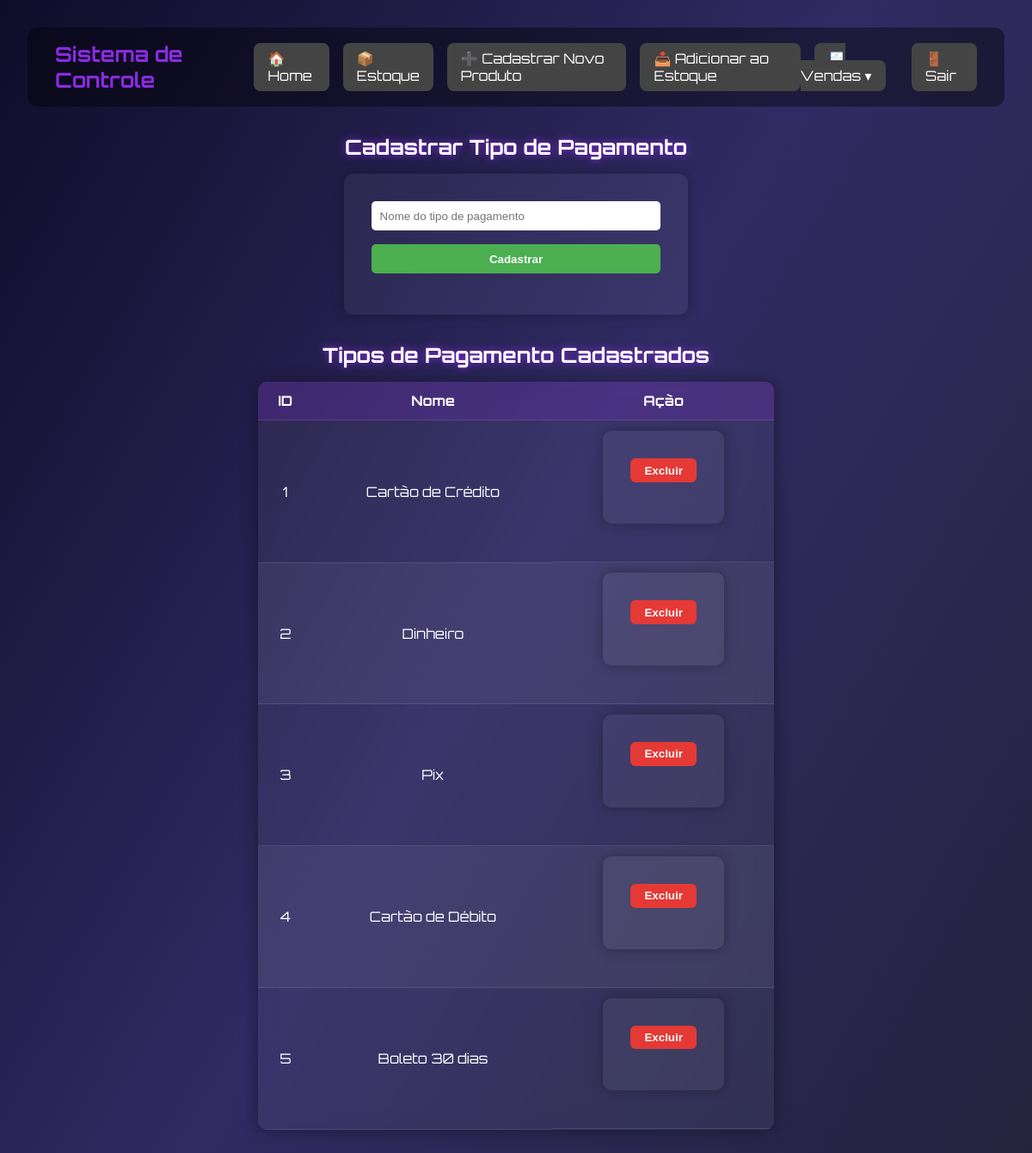
/cadastrar-pagamento (signed in), run on an earlier commit of the app's database.
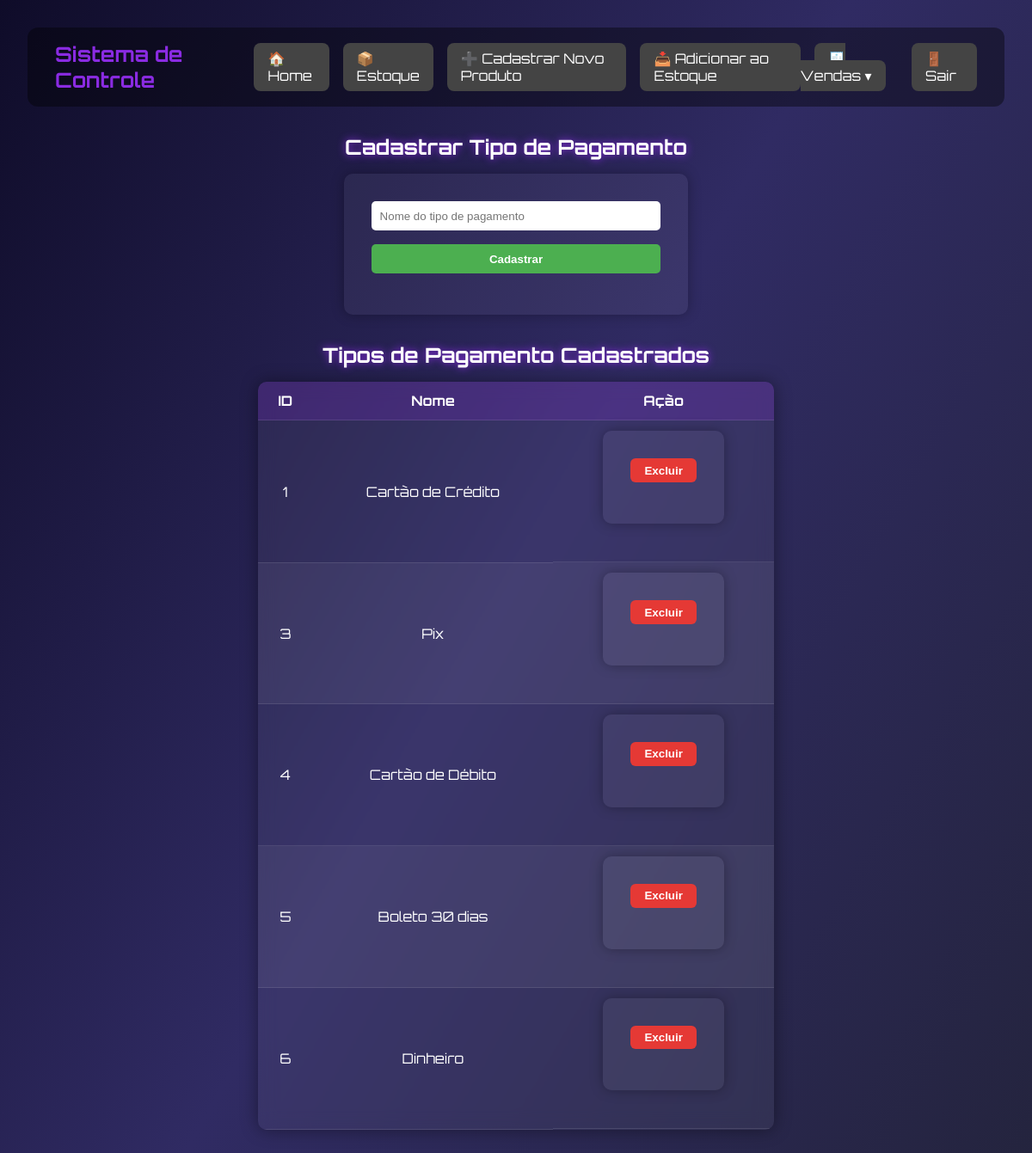
And on a later commit of the database.
### models.py (models this page shows, shortened)
class TipoPagamento(db.Model):
    __tablename__ = 'tipo_pagamento'
    id = db.Column(db.Integer, primary_key=True, autoincrement=True)
    nome = db.Column(db.String(255), nullable=False, unique=True)
    vendas = db.relationship('Venda', backref='tipo_pagamento', lazy=True)

### routes.py (the view, shortened to what this page needs)
    @app.route('/cadastrar-pagamento', methods=['GET', 'POST'])
    def cadastrar_pagamento():
        if 'usuario' not in session:
            return redirect(url_for('login_view'))
        tipos_pagamento = TipoPagamento.query.all()
        return render_template('cadastrar_pagamento.html', tipos_pagamento=tipos_pagamento)

### templates/cadastrar_pagamento.html (shortened to what this page needs)
<!DOCTYPE html>
<html lang="pt-br">
{% extends 'base.html' %}
{% block content %}
<h2>Cadastrar Tipo de Pagamento</h2>
<form method="POST">
    <input type="text" name="nome" placeholder="Nome do tipo de pagamento" required>
    <button type="submit">Cadastrar</button>
</form>
<h2>Tipos de Pagamento Cadastrados</h2>
{% if tipos_pagamento %}
<table>
    <thead>
        <tr>
            <th>ID</th>
            <th>Nome</th>
            <th>Ação</th>
        </tr>
    </thead>
    <tbody>
        {% for tipo in tipos_pagamento %}
        <tr>
            <td>{{ tipo.id }}</td>
            <td>{{ tipo.nome }}</td>
            <td class="acoes">
                <form method="POST" action="{{ url_for('excluir_tipo_pagamento', tipo_id=tipo.id) }}" class="form-excluir">
                    <button type="submit" class="botao excluir" onclick="return confirm('Deseja realmente excluir este tipo de pagamento?')">Excluir</button>
                </form>
            </td>
        </tr>
        {% endfor %}
    </tbody>
</table>
{% else %}
    <p style="text-align: center;">Nenhum tipo de pagamento cadastrado.</p>
{% endif %}
{% endblock %}

What changed in the data, as far as the page shows it:
removed TipoPagamento: id "2", nome "Dinheiro"
added TipoPagamento: id "6", nome "Dinheiro"
